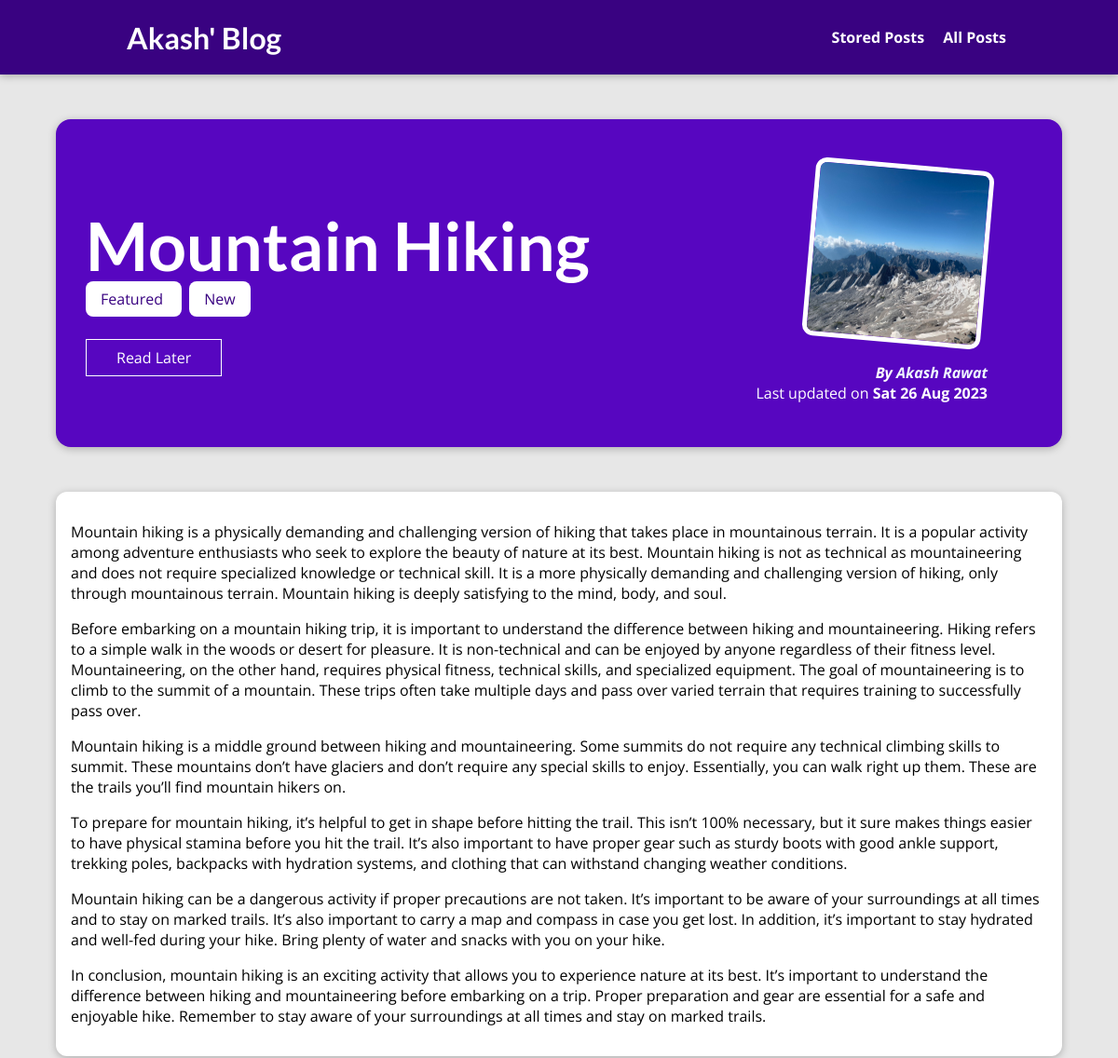
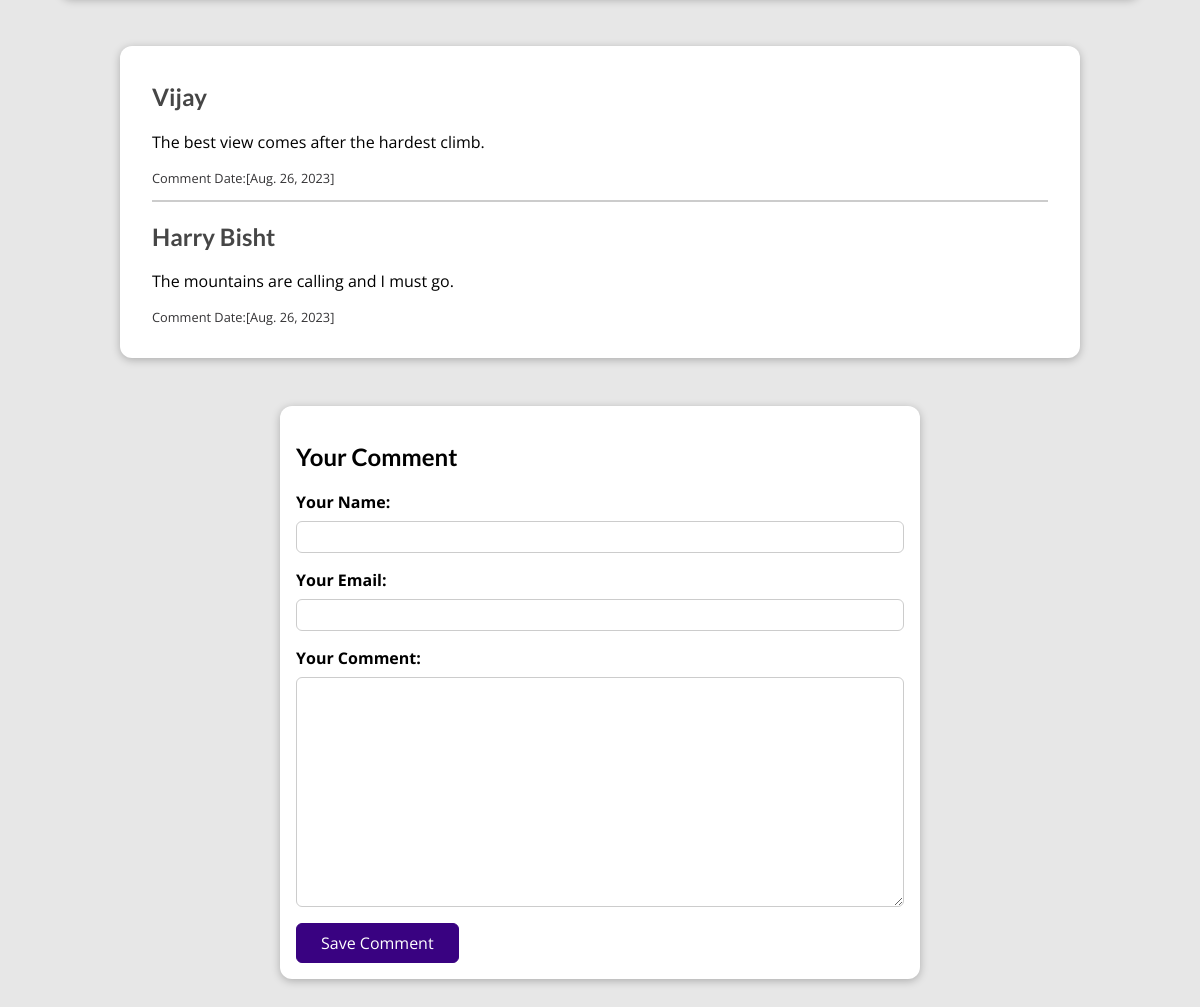
The page /posts/hike-in-the-mountains on the database its author committed (2 pictures, top to bottom).
### blog/models.py (models this page shows, shortened)
class Post(models.Model):
    title = models.CharField(max_length=150)
    excerpt = models.CharField(max_length=250)
    image = models.ImageField(upload_to="posts", null=True)
    date = models.DateField(auto_now=True)
    slug = models.SlugField(unique=True, db_index=True)
    content = models.TextField(validators=[MinLengthValidator(10)])
    author = models.ForeignKey(Author, on_delete=models.SET_NULL, null=True, related_name="posts")    # One-To-Many Relation
    tags = models.ManyToManyField(Tag)   # Many-To-Many Relation

class Tag(models.Model):
    caption = models.CharField(max_length=20)

class Author(models.Model):
    first_name = models.CharField(max_length=100)
    last_name = models.CharField(max_length=100)
    email = models.EmailField()
    def full_name(self):
        return f"{self.first_name} {self.last_name}"
    def __str__(self):
        return self.full_name()

class Comment(models.Model):
    user_name = models.CharField(max_length=100)
    user_email = models.EmailField()
    text = models.TextField(max_length=400)
    post = models.ForeignKey(Post, on_delete=models.CASCADE, related_name="comments")
    date = models.DateField(auto_now=True)

### blog/views.py (the view, shortened to what this page needs)
# urls.py: path("posts/<slug:slug>", views.SinglePostView.as_view(), name="post-detail-page"),
class SinglePostView(View):
    def is_stored_post(self, request, post_id):
        stored_posts = request.session.get("stored_posts")
        if stored_posts is not None:
            is_saved_for_later = post_id in stored_posts
        else:
            is_saved_for_later = False
        return is_saved_for_later
    def get(self, request, slug):
        post = get_object_or_404(Post, slug=slug)
        context = {
            "post": post,
            "post_tags": post.tags.all(),
            "comment_form": CommentForm(),
            "comments": post.comments.all().order_by("-id"),
            "saved_for_later": self.is_stored_post(request, post.id)
        }
        return render(request, "blog/post-detail.html", context)

### blog/forms.py
class CommentForm(forms.ModelForm):
    class Meta:
        model = Comment
        exclude = ["post"]
        labels = {
            "user_name": "Your Name",
            "user_email": "Your Email",
            "text": "Your Comment"
        }

### blog/templates/blog/post-detail.html (shortened to what this page needs)
{% extends "base.html" %}
{% load static %}
{% block css_files %}
    <link rel="stylesheet" href="{% static "blog/post-detail.css" %}">
{% endblock %}
{% block content %}
    <section id="summary">
        <h2>{{post.title}}</h2>
        <div>
            {% for tag in post_tags %}
                <span class="tag"> {{tag.caption}} </span>
            {% endfor %}
        </div>
        <div id="read-later">
            <form action="{% url "read-later" %}" method="POST">
                <button>
                    {% if saved_for_later %}
                        Remove from Read Later
                    {% else %}
                        Read Later
                    {% endif %}
                </button>
            </form>
        </div>
        <article>
            <img src="{{post.image.url}}" alt="{{post.title}}">
            <address>By <a href="mailto:{{ post.author.email }}"> {{post.author|title}} </a> </address>
            <div>
                Last updated on <time> {{ post.date|date:"D d M Y" }}  </time>
            </div>
        </article>
    </section>
    <main>
        {{post.content|linebreaks}}
    </main>
    <section id="comments">
        <ul>
            {% for comment in comments %}
                <li>
                    <h2> {{comment.user_name}} </h2>
                    <p> {{ comment.text|linebreaks }} </p>
                    <p id="comment-date"> Comment Date:[{{ comment.date}}] </p>
                </li>
            {% endfor %}
        </ul>
    </section>
    <section id="comment-form">
        <h2>Your Comment</h2>
        <form action={% url "post-detail-page" post.slug %} method="POST">
            {% for form_field in comment_form %}
                <div class="form-control {% if form_field.errors %} invalid {% endif %}">
                    {{form_field.label_tag}}
                    {{form_field}}
                </div>
            {% endfor %}
            <button> Save Comment </button>
        </form>
    </section>
{% endblock %}

### templates/base.html (shortened to what this page needs)
{% load static %}
<!DOCTYPE html>
<html lang="en">
    <head>
        <link rel="stylesheet" href="{% static "app.css" %}">
        {% block css_files %} {% endblock %}
    </head>
    <body>
        <header id="main-navigation">
            <h1><a href="{% url 'starting-page' %}">Akash' Blog</a></h1>
            <nav>
                <a href="{% url 'read-later' %}">Stored Posts</a>
                <a href="{% url 'posts-page' %}">All Posts</a>
            </nav>
        </header>
        {% block content %}
        {% endblock %}
    </body>
</html>

### static/app.css (style rules this page uses)
* { box-sizing: border-box; }
html { font-family: 'Open Sans', 'Lato', sans-serif; }
body { margin: 0; }
h1, h2, h3 { font-family: 'Lato', sans-serif; font-weight: bold; }
#main-navigation { width: 100%; height: 5rem; display: flex; justify-content: space-between; align-items: center; padding: 0 10%; position: absolute; top: 0; left: 0; }
#main-navigation a { text-decoration: none; color: white; font-weight: bold; margin-left: 1rem; }

### blog/static/blog/post-detail.css (style rules this page uses)
body { background-color: #e7e7e7; }
#main-navigation { background-color: #390281; box-shadow: 0 2px 8px rgba(0, 0, 0, 0.25); }
#summary { margin: 8rem auto 3rem auto; padding: 2rem; width: 90%; max-width: 90rem; border-radius: 16px; background-color: #5706c0; position: relative; box-shadow: 0 2px 8px rgba(0, 0, 0, 0.25); height: 22rem; }
#summary h2 { color: white; font-size: 4.5rem; margin-bottom: 0.25rem; }
#summary article { position: absolute; top: 2rem; right: 3rem; padding: 1rem 2rem; border-radius: 12px; text-align: right; color: white; }
#summary article img { width: 12rem; height: 12rem; border-radius: 12px; transform: rotateZ(5deg); border: 5px solid white; margin-bottom: 1rem; }
#summary address { font-weight: bold; }
#summary a { color: aliceblue; text-decoration: none; }
#summary time { font-weight: bold; }
#read-later { margin: 2rem 0; }
#read-later button { background-color: transparent; border: 1px solid white; padding: 0.5rem 2rem; font: inherit; color: white; cursor: pointer; }
main { width: 90%; max-width: 90rem; margin: 3rem auto; background-color: white; padding: 1rem; border-radius: 12px; box-shadow: 0 2px 8px rgba(0, 0, 0, 0.25); }
.tag { background-color: white; color: #390281; padding: 0.5rem 1rem; margin-right: 0.5rem; border-radius: 8px; }
#comment-form { margin: 3rem auto; width: 90%; max-width: 40rem; border-radius: 12px; background-color: white; box-shadow: 0 2px 8px rgba(0, 0, 0, 0.25); padding: 1rem; }
#comment-form button { font: inherit; background-color: #390281; color: white; border: 1px solid #390281; padding: 0.5rem 1.5rem; border-radius: 6px; cursor: pointer; }
.form-control { margin-bottom: 1rem; }
.form-control label { font-weight: bold; margin-bottom: 0.5rem; display: block; }
.form-control input, .form-control textarea { display: block; width: 100%; font: inherit; padding: 0.25rem; border-radius: 6px; border: 1px solid #ccc; }
#comments { margin: 3rem auto; width: 90%; max-width: 60rem; border-radius: 12px; background-color: white; box-shadow: 0 2px 8px rgba(0, 0, 0, 0.25); padding: 1rem 2rem; }
#comments ul { list-style: none; margin: 0; padding: 0; }
#comments li { margin-bottom: 1rem; border-bottom: 2px solid #ccc; }
#comments li:last-of-type { border-bottom: none; }
#comments h2 { color: #464646; }
#comment-date { font-size: 0.8rem; color: #343335; }

### rows shown on the page
Post: title "Mountain Hiking", image (picture), author "Akash Rawat", date "Sat 26 Aug 2023", content "Mountain hiking is a physically demanding and challenging version of hiking that takes place in mountainous terrain. It is a popular activity among adventure enthusiasts who seek to explore the beauty of nature at its best. Mountain hiking is not as technical as mountaineering and does not require specialized knowledge or technical skill. It is a more physically demanding and challenging version of hiking, only through mountainous terrain. Mountain hiking is deeply satisfying to the mind, body, and soul. Before embarking on a mountain hiking trip, it is important to understand the difference between hiking and mountaineering. Hiking refers to a simple walk in the woods or desert for…"
Tag: caption "Featured"
Tag: caption "New"
Comment: user_name "Vijay", text "The best view comes after the hardest climb.", date "Aug. 26, 2023"
Comment: user_name "Harry Bisht", text "The mountains are calling and I must go.", date "Aug. 26, 2023"
